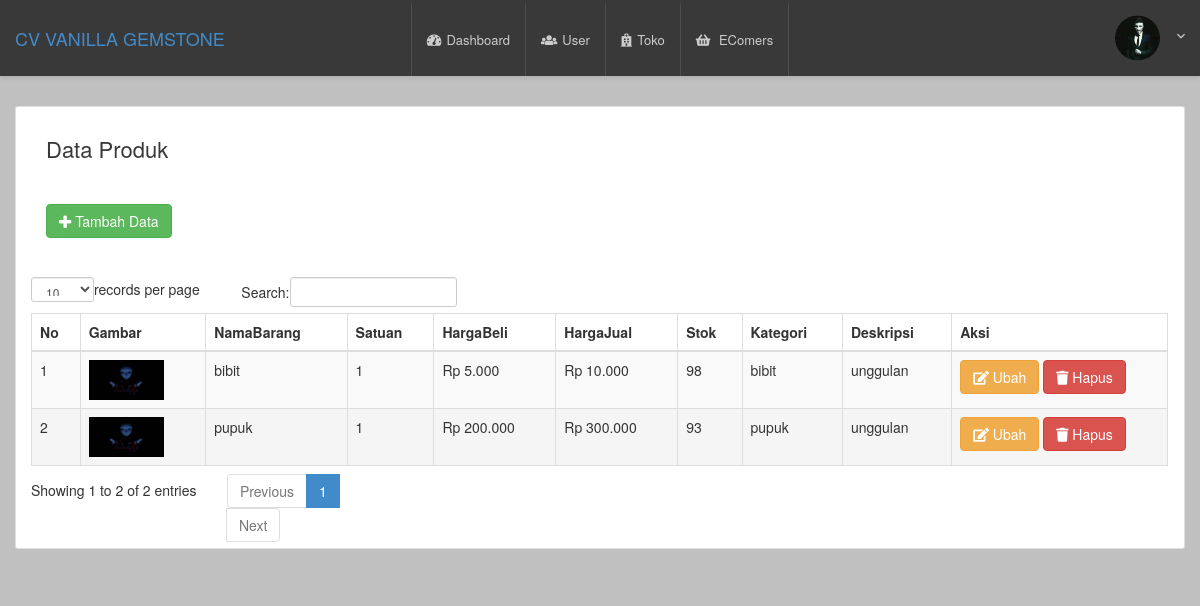
The page /index.php?page=databarang (signed in) on the database its author committed.
### tables this page shows
CREATE TABLE `user` (
  `UserName` varchar(50) NOT NULL,
  `Password` varchar(225) NOT NULL,
  `Level` varchar(50) NOT NULL,
  `Fhoto` varchar(225) NOT NULL
);

CREATE TABLE `databarang` (
  `Id` int(11) NOT NULL,
  `NamaBarang` text NOT NULL,
  `Satuan` varchar(50) NOT NULL,
  `HargaBeli` varchar(50) NOT NULL,
  `HargaJual` varchar(50) NOT NULL,
  `Stok` varchar(50) NOT NULL,
  `Gambar` varchar(225) NOT NULL,
  `Kategori` varchar(50) NOT NULL,
  `Deskripsi` text NOT NULL,
  `Keterangan` datetime NOT NULL DEFAULT CURRENT_TIMESTAMP ON UPDATE CURRENT_TIMESTAMP
);

### variabel.php (called while the page is built, shortened)
<?php
    $organisasi="CV VANILLA GEMSTONE";
?>

### rupiah.php (called while the page is built)
<?php
function buatRp($angka) {
$rupiah = "Rp " . number_format ($angka,0,',','.');
return $rupiah;
}
?>

### page/databarang/index.php (the view, shortened to what this page needs)
<section class="welcome p-t-10">
    <div class="container">
        <div class="row">
            <div class="col-md-12"><br>
            </div>
        </div>
    </div>
</section>
    <div class="container">
        <div class="row card">
            <div class="col-md-12">
            <div class="panel-heading">
                <h3 class="title-5 m-b-35">data produk</h3>
                <div class="table-data__tool">
                    <div class="table-data__tool-left">
                        <div class="rs-select2--light rs-select2--md">
                            <a href="?page=databarang&aksi=tambah" class="btn btn-success" style="margin-top: 8px;"><i class="fa fa-plus"></i> Tambah Data</a>
                        </div>
                    </div>
                </div>
            </div>
                <div class="table-responsive">
                    <table class="table table-striped table-bordered table-hover" id="dataTables-example">
                        <thead>
                            <tr>
                                <th>No</th>
                                <th>Gambar</th>
                                <th>NamaBarang</th>
                                <th>Satuan</th>
                                <th>HargaBeli</th>
                                <th>HargaJual</th>
                                <th>Stok</th>
                                <th>Kategori</th>
                                <th>Deskripsi</th>
                                <th width="19%">Aksi</th>
                            </tr>
                        </thead>
                        <tbody>
                            <?php
                                $no = 1;
                                $sql = $koneksi->query("select * from databarang ");
                                while ($data= $sql->fetch_assoc()) {
                            ?>
                            <tr>
                                <td><?php echo $no++; ?></td>
                                <td><a href="gambar/barang/<?php echo  $data['Gambar'];?>"> <img src="gambar/barang/<?php echo  $data['Gambar'];?>" width="75" height="50"></a> </td>
                                <td><?php echo $data['NamaBarang'];?></td>
                                <td><?php echo $data['Satuan'];?></td>
                                <td><?php echo BuatRp($data['HargaBeli']);?></td>
                                <td><?php echo BuatRp($data['HargaJual']);?></td>
                                <td><?php echo $data['Stok'];?></td>
                                <td><?php echo $data['Kategori'];?></td>
                                <td><?php echo $data['Deskripsi'];?></td>
                                <td>
                                    <a href="?page=databarang&aksi=ubah&id=<?php echo $data['Id']; ?>" class="btn btn-warning" ><i class="fa fa-edit"></i> Ubah</a>
                                    <a onclick="return confirm('Anda yakin ingin menghapus?')" href="?page=databarang&aksi=hapus&id=<?php echo $data['Id']; ?>" class="btn btn-danger" ><i class="fa fa-trash"></i> Hapus</a>
                                </td>
                            </tr>
                            <?php  } ?>
                        </tbody>
                    </table>
                </div>
            </div>
        </div>
    </div>

### kepala.php (shortened to what this page needs)
<!DOCTYPE html>
<html lang="en">
<head>
    <link href="css/font-face.css" rel="stylesheet" media="all">
    <link href="vendor/font-awesome-4.7/css/font-awesome.min.css" rel="stylesheet" media="all">
    <link href="vendor/font-awesome-5/css/fontawesome-all.min.css" rel="stylesheet" media="all">
    <link href="vendor/mdi-font/css/material-design-iconic-font.min.css" rel="stylesheet" media="all">
    <link href="vendor/bootstrap-4.1/bootstrap.min.css" rel="stylesheet" media="all">
    <link href="vendor/animsition/animsition.min.css" rel="stylesheet" media="all">
    <link href="vendor/bootstrap-progressbar/bootstrap-progressbar-3.3.4.min.css" rel="stylesheet" media="all">
    <link href="vendor/wow/animate.css" rel="stylesheet" media="all">
    <link href="vendor/css-hamburgers/hamburgers.min.css" rel="stylesheet" media="all">
    <link href="vendor/slick/slick.css" rel="stylesheet" media="all">
    <link href="vendor/select2/select2.min.css" rel="stylesheet" media="all">
    <link href="vendor/perfect-scrollbar/perfect-scrollbar.css" rel="stylesheet" media="all">
    <link href="css/theme.css" rel="stylesheet" media="all">
    <link href="assets/css/bootstrap.css" rel="stylesheet" />
   <link href="assets/js/dataTables/dataTables.bootstrap.css" rel="stylesheet" />
</head>
<body style="background-color: silver;" >
        <header class="header-desktop3 d-none d-lg-block">
            <div class="section__content section__content--p35">
                <div class="header3-wrap">
                    <div class="header__logo">
                        <a href="#">
                            <strong><h4><?=$organisasi?></h4></strong>
                        </a>
                    </div>
                    <div class="header__navbar">
                        <ul class="list-unstyled">
                            <?php if ($Level=='admin') { ?>
                            <li class="has-sub">
                                <a href="?page=dashboard">
                                    <i class="fas fa-tachometer-alt"></i>Dashboard
                                </a>
                            </li>
                            <li>
                                <a href="?page=user">
                                    <i class="fas fa-users"></i>User
                                </a>
                            </li>
                            <li class="has-sub">
                                <a href="#">
                                    <i class="fas fa-hospital"></i>Toko
                                </a>
                            </li>
                            <?php } ?>
                            <li class="has-sub">
                                <a href="#">
                                    <i class="fas fa-shopping-basket"></i>
                                    <span class="bot-line"></span>EComers
                                </a>
                            </li>
                        </ul>
                    </div>
                        <div class="account-wrap">
                            <div class="account-item account-item--style2 clearfix js-item-menu">
                                <div class="image">
                                    <img src="gambar/user/<?=$Fhoto?>" alt="<?=$UserName?>" />
                                </div>
                                <div class="content">
                                    <a class="js-acc-btn" href="#"></a>
                                </div>
                            </div>
                        </div>
                    </div>
                </div>
        </header>

### rows shown on the page
user: Fhoto (picture)
databarang: Gambar (picture), NamaBarang "bibit", Satuan "1", HargaBeli "Rp 5.000", HargaJual "Rp 10.000", Stok "98", Kategori "bibit", Deskripsi "unggulan"
databarang: Gambar (picture), NamaBarang "pupuk", Satuan "1", HargaBeli "Rp 200.000", HargaJual "Rp 300.000", Stok "93", Kategori "pupuk", Deskripsi "unggulan"

### other values the page prints
$organisasi "CV VANILLA GEMSTONE"
